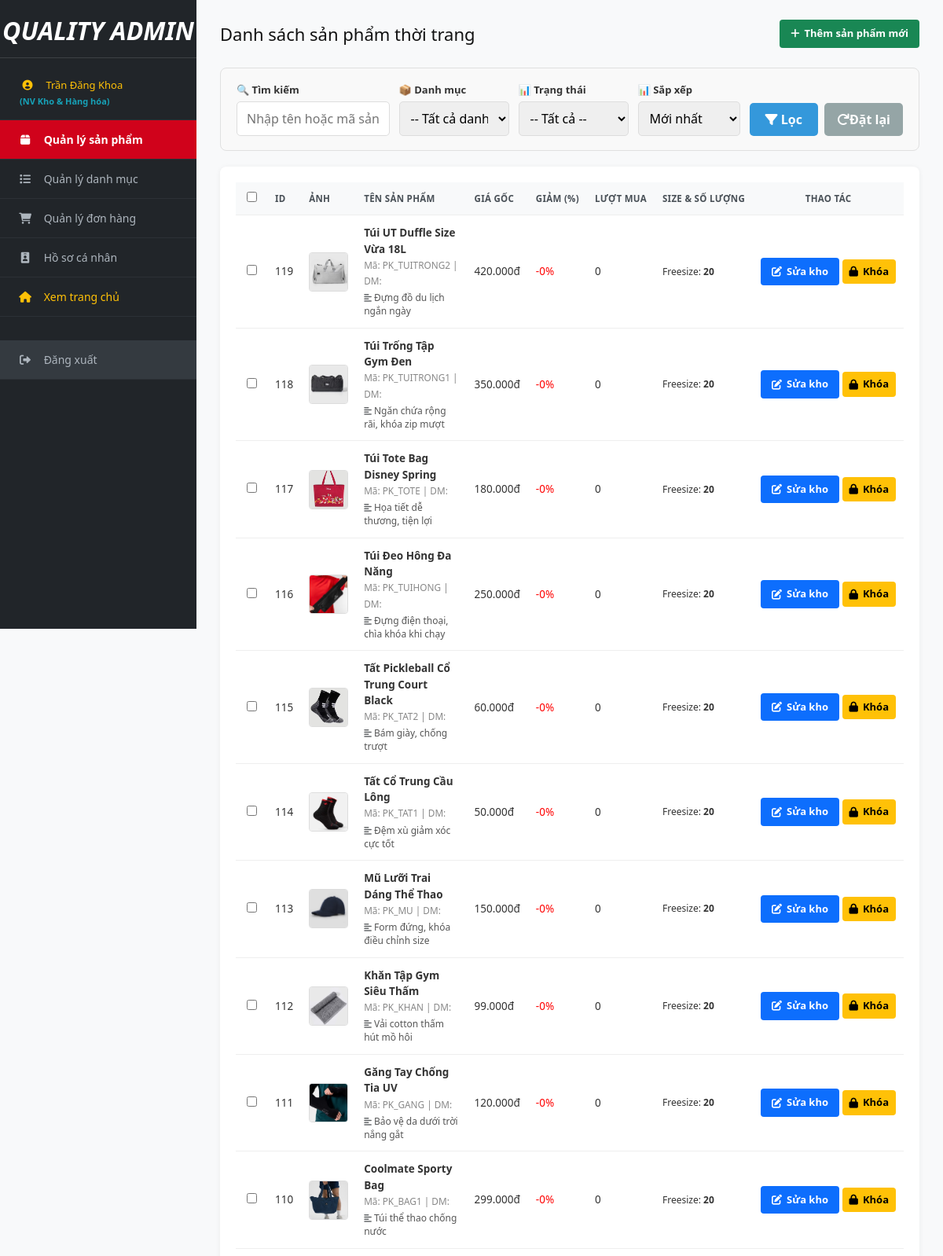
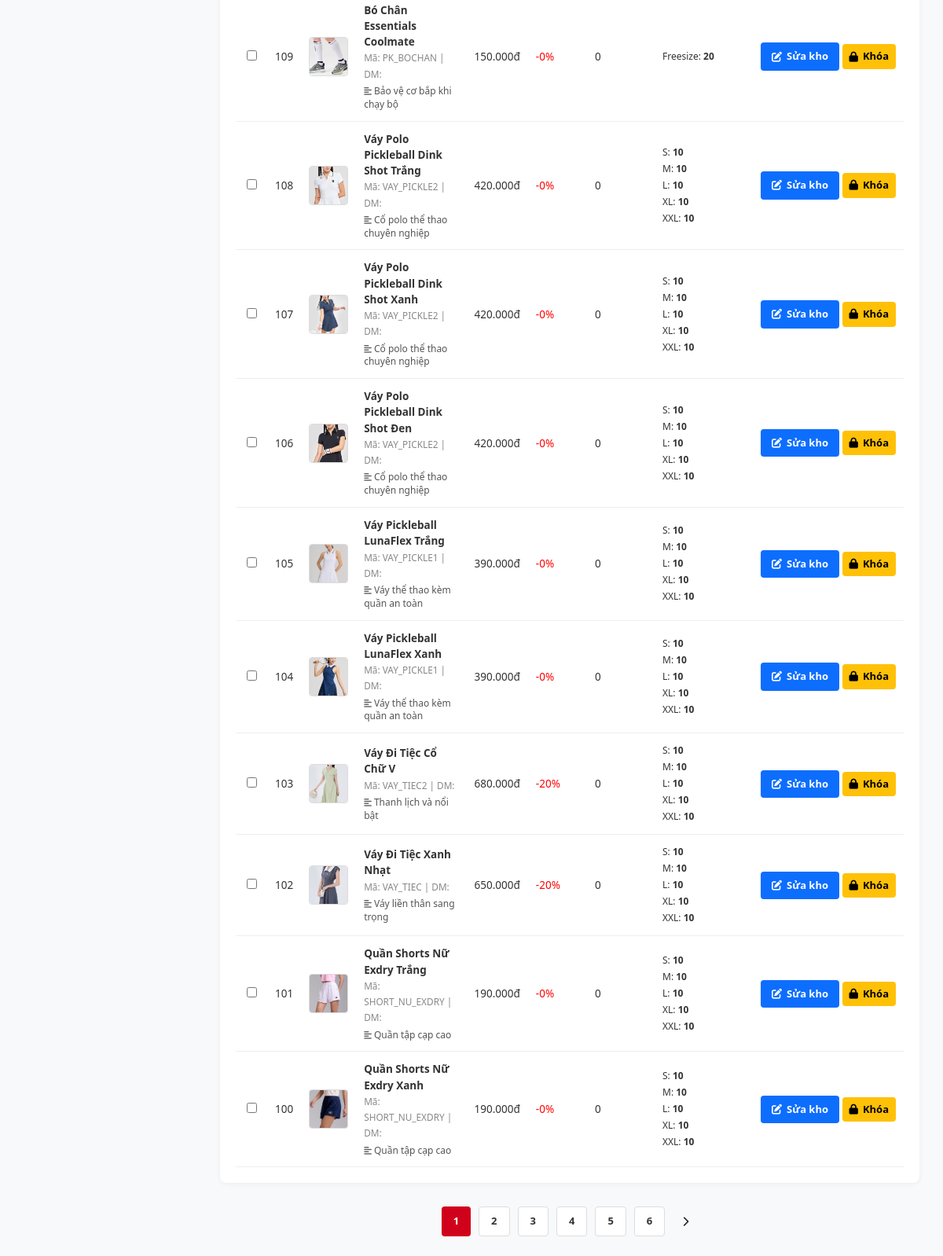
The page /Admin/index.php (signed in) on the database its author committed (2 pictures, top to bottom).
### tables this page shows
CREATE TABLE IF NOT EXISTS `tbl_sanpham` (
  `IdSanPham` int(10) NOT NULL AUTO_INCREMENT,
  `MaSanPham` varchar(20) NOT NULL,
  `TenSanPham` varchar(200) NOT NULL,
  `IdDanhMuc` int(10) NOT NULL,
  `GioiTinh` varchar(20) NOT NULL,
  `HinhAnh` varchar(200) NOT NULL,
  `DonGia` int(10) NOT NULL,
  `TiLeGiamGia` int(4) NOT NULL DEFAULT '0',
  `MoTa` text NOT NULL,
  `LuotMua` int(11) NOT NULL DEFAULT '0',
  `LuotXem` int(11) NOT NULL DEFAULT '0',
  PRIMARY KEY (`IdSanPham`),
  KEY `IdDanhMuc` (`IdDanhMuc`)
);

### Admin/index.php (called while the page is built)
<?php
require_once __DIR__ . '/qlmathang/index.php';
?>

### model/mathang.php (called while the page is built, shortened)
<?php
class MATHANG {
    public static function sapxepkichthuoc(&$sizes) {
        $order = [
            '3xs' => 1, '2xs' => 2, 'xs' => 3,
            's' => 4, 'm' => 5, 'l' => 6,
            'xl' => 7, '2xl' => 8, 'xxl' => 9,
            '3xl' => 10, 'xxxl' => 11, '4xl' => 12, '5xl' => 13,
            'freesize' => 99
        ];
        usort($sizes, function($a, $b) use ($order) {
            $keyA = is_array($a) ? ($a['KichThuoc'] ?? '') : (is_object($a) ? ($a->KichThuoc ?? '') : (string)$a);
            $keyB = is_array($b) ? ($b['KichThuoc'] ?? '') : (is_object($b) ? ($b->KichThuoc ?? '') : (string)$b);
            $normA = strtolower(trim($keyA));
            $normB = strtolower(trim($keyB));
            $rankA = $order[$normA] ?? (is_numeric($normA) ? 20 + (int)$normA : 50);
            $rankB = $order[$normB] ?? (is_numeric($normB) ? 20 + (int)$normB : 50);
            return ($rankA < $rankB) ? -1 : 1;
        });
    }
    public function laykichthuoctheosanpham($id_sanpham) {
        $db = DATABASE::connect();
        try {
            $sql = "SELECT KichThuoc, SUM(SoLuong) as TongSoLuong
                    FROM tbl_bienthe
                    WHERE IdSanPham = :id
                    GROUP BY KichThuoc
                    ORDER BY
                        CASE UPPER(TRIM(KichThuoc))
                            WHEN '3XS' THEN 1
                            WHEN '2XS' THEN 2
                            WHEN 'XS' THEN 3
                            WHEN 'S' THEN 4
                            WHEN 'M' THEN 5
                            WHEN 'L' THEN 6
                            WHEN 'XL' THEN 7
                            WHEN '2XL' THEN 8
                            WHEN 'XXL' THEN 9
                            WHEN '3XL' THEN 10
                            WHEN 'XXXL' THEN 11
                            WHEN '4XL' THEN 12
                            WHEN '5XL' THEN 13
                            WHEN 'FREESIZE' THEN 99
                            ELSE 50
                        END,
                        CAST(KichThuoc AS UNSIGNED) ASC,
                        KichThuoc ASC";
            $cmd = $db->prepare($sql);
            $cmd->bindValue(":id", (int)$id_sanpham, PDO::PARAM_INT);
            $cmd->execute();
            $res = $cmd->fetchAll();
            self::sapxepkichthuoc($res);
            return $res;
        } catch (PDOException $e) {
            return [];
        }
    }
}
?>

### Admin/qlmathang/main.php (the view, shortened to what this page needs)
<?php
require_once __DIR__ . '/../inc/top.php';
require_once __DIR__ . '/../../model/mathang.php';
$mh = new MATHANG();
$search = trim($_GET['search'] ?? '');
$status = $_GET['status'] ?? 'all';
$sort = $_GET['sort'] ?? 'newest';
$items_per_page = 20;
$page = max(1, (int)($_GET['page'] ?? 1));
$offset = ($page - 1) * $items_per_page;
$db = DATABASE::connect();
$where_clauses = [];
$where_sql = !empty($where_clauses) ? "WHERE " . implode(" AND ", $where_clauses) : "";
$order_sql = "ORDER BY sp.IdSanPham DESC";
$count_cmd = $db->prepare("SELECT COUNT(*) as total FROM tbl_sanpham sp LEFT JOIN tbl_danhmuc dm ON sp.IdDanhMuc = dm.IdDanhMuc $where_sql");
$count_cmd->execute();
$total_items = (int)($count_cmd->fetch()['total'] ?? 0);
$total_pages = ceil($total_items / $items_per_page);
$select_cmd = $db->prepare("SELECT sp.*, dm.TenDanhMuc FROM tbl_sanpham sp LEFT JOIN tbl_danhmuc dm ON sp.IdDanhMuc = dm.IdDanhMuc $where_sql $order_sql LIMIT :limit OFFSET :offset");
$select_cmd->bindValue(':limit', $items_per_page, PDO::PARAM_INT);
$select_cmd->bindValue(':offset', $offset, PDO::PARAM_INT);
$select_cmd->execute();
$products = $select_cmd->fetchAll();
?>
<div class="header-page">
    <h1>Danh sách sản phẩm thời trang</h1>
    <?php if (in_array($userRole, [1, 3])): ?>
    <a href="/Thoi-Trang-Quality/Admin/them_sanpham.php" class="btn btn-add"><i class="fa fa-plus"></i> Thêm sản phẩm mới</a>
    <?php endif; ?>
</div>
<div style="background: #f9f9f9; padding: 18px 20px; border-radius: 8px; margin-bottom: 20px; border: 1px solid #e0e0e0; box-sizing: border-box;">
    <form method="GET" style="display: flex; gap: 12px; flex-wrap: wrap; align-items: flex-end;">
        <div style="flex: 2; min-width: 180px;">
            <label style="font-weight: 600; display: block; margin-bottom: 5px; font-size: 13px;">🔍 Tìm kiếm</label>
            <input type="text" name="search" placeholder="Nhập tên hoặc mã sản phẩm..." value="<?= htmlspecialchars($search) ?>" style="width: 100%; padding: 9px 12px; border: 1px solid #ddd; border-radius: 5px; box-sizing: border-box;">
        </div>
        <div style="flex: 1; min-width: 140px;">
            <label style="font-weight: 600; display: block; margin-bottom: 5px; font-size: 13px;">📦 Danh mục</label>
            <select name="category" style="width: 100%; padding: 9px 10px; border: 1px solid #ddd; border-radius: 5px; box-sizing: border-box;">
                <option value="0">-- Tất cả danh mục --</option>
            </select>
        </div>
        <div style="flex: 1; min-width: 140px;">
            <label style="font-weight: 600; display: block; margin-bottom: 5px; font-size: 13px;">📊 Trạng thái</label>
            <select name="status" style="width: 100%; padding: 9px 10px; border: 1px solid #ddd; border-radius: 5px; box-sizing: border-box;">
                <option value="all" <?= ($status == 'all') ? 'selected' : '' ?>>-- Tất cả --</option>
            </select>
        </div>
        <div style="flex: 1; min-width: 130px;">
            <label style="font-weight: 600; display: block; margin-bottom: 5px; font-size: 13px;">📊 Sắp xếp</label>
            <select name="sort" style="width: 100%; padding: 9px 10px; border: 1px solid #ddd; border-radius: 5px; box-sizing: border-box;">
                <option value="newest" <?= ($sort == 'newest') ? 'selected' : '' ?>>Mới nhất</option>
            </select>
        </div>
        <div style="display: flex; gap: 8px;">
            <button type="submit" style="background: #3498db; color: white; padding: 9px 20px; border: none; border-radius: 5px; cursor: pointer; font-weight: 600; white-space: nowrap;">
                <i class="fa fa-filter"></i> Lọc
            </button>
            <a href="?" style="background: #95a5a6; color: white; padding: 9px 16px; border-radius: 5px; text-decoration: none; font-weight: 600; white-space: nowrap; display: inline-flex; align-items: center;">
                <i class="fa fa-redo"></i> Đặt lại
            </a>
        </div>
    </form>
</div>
<div class="table-container">
    <form id="products-form">
        <table class="table-wide">
            <thead>
                <tr>
                    <th style="width: 40px; text-align: center;">
                        <input type="checkbox" id="check-all" onchange="toggleAllCheckboxes()">
                    </th>
                    <th>ID</th>
                    <th>Ảnh</th>
                    <th>Tên sản phẩm</th>
                    <th>Giá gốc</th>
                    <th>Giảm (%)</th>
                    <th>Lượt mua</th>
                    <th>Size & Số lượng</th>
                    <th style="text-align: center;">Thao tác</th>
                </tr>
            </thead>
            <tbody>
                <?php if (!empty($products)): ?>
                    <?php foreach ($products as $row):
                        $link_anh = str_replace(' ', '%20', $row['HinhAnh']);
                        $sizes = $mh->laykichthuoctheosanpham($row['IdSanPham']);
                        $size_html = '';
                        if (!empty($sizes)) {
                            foreach ($sizes as $s) {
                                $size_html .= '<span style="display:block; margin: 3px 0;">'
                                    . htmlspecialchars($s['KichThuoc']) . ': <strong>' . $s['TongSoLuong'] . '</strong></span>';
                            }
                        } else {
                            $size_html = '<span style="color: #e74c3c;">Chưa có size</span>';
                        }
                    ?>
                    <?php
                        $isLocked = !empty($row['Khoa']);
                    ?>
                        <tr style="<?= $isLocked ? 'background: #fff5f5; opacity: 0.88;' : '' ?>">
                            <td style="text-align: center;"><input type="checkbox" name="selected_ids[]" value="<?= $row['IdSanPham'] ?>" onchange="updateBulkActions()"></td>
                            <td><?= $row['IdSanPham'] ?></td>
                            <td><img src="/Thoi-Trang-Quality/TrangTin/<?= $link_anh ?>" class="img-product"></td>
                            <td>
                                <strong><?= htmlspecialchars($row['TenSanPham']) ?></strong>
                                <br>
                                <small style="color:#888;">Mã: <?= htmlspecialchars($row['MaSanPham']) ?> | DM: <?= htmlspecialchars($row['TenDanhMuc'] ?? '') ?></small>
                                <?php if (!empty(trim($row['MoTa'] ?? ''))): ?>
                                    <div style="font-size: 12px; color: #555; margin-top: 4px; max-width: 280px; line-height: 1.4; display: -webkit-box; -webkit-line-clamp: 2; -webkit-box-orient: vertical; overflow: hidden;" title="<?= htmlspecialchars($row['MoTa']) ?>">
                                        <i class="fa fa-align-left text-muted" style="font-size: 11px;"></i> <?= htmlspecialchars($row['MoTa']) ?>
                                    </div>
                                <?php endif; ?>
                            </td>
                            <td><?= number_format($row['DonGia'], 0, ',', '.') ?>đ</td>
                            <td><span style="color:red;">-<?= $row['TiLeGiamGia'] ?>%</span></td>
                            <td><?= $row['LuotMua'] ?></td>
                            <td style="padding: 10px; font-size: 12px;"><?= $size_html ?></td>
                            <td style="text-align: center; white-space: nowrap;">
                                <?php if ($userRole == 1): ?>
                                    <a href="/Thoi-Trang-Quality/Admin/SuaSanPham.php?id=<?= $row['IdSanPham'] ?>" class="btn btn-edit"><i class="fa fa-edit"></i> Sửa</a>
                                    <a href="?action=khoa&id=<?= $row['IdSanPham'] ?>" class="btn" style="background: <?= $isLocked ? '#28a745' : '#ffc107' ?>; color: <?= $isLocked ? '#fff' : '#000' ?>; padding: 6px 9px;" onclick="return confirm('<?= $isLocked ? 'Mở khóa bán sản phẩm này?' : 'Khóa (tạm dừng kinh doanh / ẩn) sản phẩm này?' ?>');" title="<?= $isLocked ? 'Mở khóa bán' : 'Khóa sản phẩm' ?>">
                                        <?= $isLocked ? '<i class="fa fa-unlock"></i> Mở' : '<i class="fa fa-lock"></i> Khóa' ?>
                                    </a>
                                    <a href="?action=xoa&id=<?= $row['IdSanPham'] ?>" class="btn btn-delete" onclick="return confirm('Bạn có chắc chắn muốn xóa sản phẩm này?');"><i class="fa fa-trash"></i> Xóa</a>
                                <?php elseif ($userRole == 3): ?>
                                    <a href="/Thoi-Trang-Quality/Admin/SuaSanPham.php?id=<?= $row['IdSanPham'] ?>" class="btn btn-edit"><i class="fa fa-edit"></i> Sửa kho</a>
                                    <a href="?action=khoa&id=<?= $row['IdSanPham'] ?>" class="btn" style="background: <?= $isLocked ? '#28a745' : '#ffc107' ?>; color: <?= $isLocked ? '#fff' : '#000' ?>; padding: 6px 9px;" onclick="return confirm('<?= $isLocked ? 'Mở khóa bán sản phẩm này?' : 'Khóa (tạm dừng kinh doanh / ẩn) sản phẩm này?' ?>');" title="<?= $isLocked ? 'Mở khóa bán' : 'Khóa sản phẩm' ?>">
                                        <?= $isLocked ? '<i class="fa fa-unlock"></i> Mở' : '<i class="fa fa-lock"></i> Khóa' ?>
                                    </a>
                                <?php else: ?>
                                    <span style="font-size: 12px; color: #6c757d; font-style: italic;"><i class="fa fa-eye"></i> Chỉ xem</span>
                                <?php endif; ?>
                            </td>
                        </tr>
                    <?php endforeach; ?>
                <?php else: ?>
                    <tr><td colspan="9" style="text-align:center; padding: 50px;">Chưa có sản phẩm nào trong kho hàng.</td></tr>
                <?php endif; ?>
            </tbody>
        </table>
    </form>
</div>
<?php if ($total_pages > 1): ?>
<div style="display: flex; justify-content: center; gap: 10px; margin-top: 30px; flex-wrap: wrap;">
    <?php
    $query_params = '?page=PAGE';
    if (!empty($sort)) $query_params .= '&sort=' . $sort;
    for ($i = 1; $i <= $total_pages; $i++) {
        if ($i == $page) {
            echo '<span class="btn" style="background: #d0021b; color: white; padding: 8px 15px;">' . $i . '</span>';
        } else {
            echo '<a href="' . str_replace('PAGE', $i, $query_params) . '" class="btn" style="background: white; border: 1px solid #ddd; padding: 8px 15px; color: #333;">' . $i . '</a>';
        }
    }
    if ($page < $total_pages) {
        echo '<a href="' . str_replace('PAGE', $page + 1, $query_params) . '" class="btn" style="padding: 8px 12px;"><i class="fa fa-chevron-right"></i></a>';
    }
    ?>
</div>
<?php endif; ?>
<?php require_once __DIR__ . '/../inc/bottom.php'; ?>

### Admin/assets/admin.css (style rules this page uses)
*, *::before, *::after { box-sizing: border-box; }
html { width: 100%; }
a { text-decoration: none; }
body { margin: 0; padding: 0; font-family: 'Segoe UI', Arial, sans-serif; background: #f8f9fa; color: #333; width: 100%; min-height: 100vh; display: flex; overflow-x: hidden; }
.header-page { display: flex; justify-content: space-between; align-items: center; margin-bottom: 25px; flex-wrap: wrap; gap: 15px; }
.header-page h1 { margin: 0; font-size: 22px; color: #111; }
.btn { padding: 8px 14px; border-radius: 4px; text-decoration: none; font-weight: 600; font-size: 13px; display: inline-flex; align-items: center; gap: 6px; border: none; cursor: pointer; transition: all 0.2s ease; white-space: nowrap; }
.btn-add { background: #198754; color: #fff; }
.btn-edit { background: #0d6efd; color: #fff; }
.table-container { background: #fff; padding: 20px; border-radius: 8px; box-shadow: 0 1px 6px rgba(0,0,0,0.06); overflow-x: auto; max-width: 100%; width: 100%; box-sizing: border-box; -webkit-overflow-scrolling: touch; }
table { width: 100%; border-collapse: collapse; }
.table-wide { min-width: 850px; }
th, td { padding: 12px 10px; text-align: left; border-bottom: 1px solid #eee; font-size: 13.5px; vertical-align: middle; }
th { background: #f8f9fa; color: #495057; text-transform: uppercase; font-size: 11.5px; font-weight: 700; letter-spacing: 0.3px; white-space: nowrap; }
.img-product { width: 50px; height: 50px; object-fit: cover; border-radius: 4px; border: 1px solid #ddd; }

### rows shown on the page
tbl_sanpham: IdSanPham "119", HinhAnh (picture), TenSanPham "Túi UT Duffle Size Vừa 18L", MaSanPham "PK_TUITRONG2", MoTa "Đựng đồ du lịch ngắn ngày", DonGia "420.000", TiLeGiamGia "0", LuotMua "0", KichThuoc "Freesize", TongSoLuong "20"
tbl_sanpham: IdSanPham "118", HinhAnh (picture), TenSanPham "Túi Trống Tập Gym Đen", MaSanPham "PK_TUITRONG1", MoTa "Ngăn chứa rộng rãi, khóa zip mượt", DonGia "350.000", TiLeGiamGia "0", LuotMua "0", KichThuoc "Freesize", TongSoLuong "20"
tbl_sanpham: IdSanPham "117", HinhAnh (picture), TenSanPham "Túi Tote Bag Disney Spring", MaSanPham "PK_TOTE", MoTa "Họa tiết dễ thương, tiện lợi", DonGia "180.000", TiLeGiamGia "0", LuotMua "0", KichThuoc "Freesize", TongSoLuong "20"
tbl_sanpham: IdSanPham "116", HinhAnh (picture), TenSanPham "Túi Đeo Hông Đa Năng", MaSanPham "PK_TUIHONG", MoTa "Đựng điện thoại, chìa khóa khi chạy", DonGia "250.000", TiLeGiamGia "0", LuotMua "0", KichThuoc "Freesize", TongSoLuong "20"
tbl_sanpham: IdSanPham "115", HinhAnh (picture), TenSanPham "Tất Pickleball Cổ Trung Court Black", MaSanPham "PK_TAT2", MoTa "Bám giày, chống trượt", DonGia "60.000", TiLeGiamGia "0", LuotMua "0", KichThuoc "Freesize", TongSoLuong "20"
tbl_sanpham: IdSanPham "114", HinhAnh (picture), TenSanPham "Tất Cổ Trung Cầu Lông", MaSanPham "PK_TAT1", MoTa "Đệm xù giảm xóc cực tốt", DonGia "50.000", TiLeGiamGia "0", LuotMua "0", KichThuoc "Freesize", TongSoLuong "20"
tbl_sanpham: IdSanPham "113", HinhAnh (picture), TenSanPham "Mũ Lưỡi Trai Dáng Thể Thao", MaSanPham "PK_MU", MoTa "Form đứng, khóa điều chỉnh size", DonGia "150.000", TiLeGiamGia "0", LuotMua "0", KichThuoc "Freesize", TongSoLuong "20"
tbl_sanpham: IdSanPham "112", HinhAnh (picture), TenSanPham "Khăn Tập Gym Siêu Thấm", MaSanPham "PK_KHAN", MoTa "Vải cotton thấm hút mồ hôi", DonGia "99.000", TiLeGiamGia "0", LuotMua "0", KichThuoc "Freesize", TongSoLuong "20"
tbl_sanpham: IdSanPham "111", HinhAnh (picture), TenSanPham "Găng Tay Chống Tia UV", MaSanPham "PK_GANG", MoTa "Bảo vệ da dưới trời nắng gắt", DonGia "120.000", TiLeGiamGia "0", LuotMua "0", KichThuoc "Freesize", TongSoLuong "20"
tbl_sanpham: IdSanPham "110", HinhAnh (picture), TenSanPham "Coolmate Sporty Bag", MaSanPham "PK_BAG1", MoTa "Túi thể thao chống nước", DonGia "299.000", TiLeGiamGia "0", LuotMua "0", KichThuoc "Freesize", TongSoLuong "20"
tbl_sanpham: IdSanPham "109", HinhAnh (picture), TenSanPham "Bó Chân Essentials Coolmate", MaSanPham "PK_BOCHAN", MoTa "Bảo vệ cơ bắp khi chạy bộ", DonGia "150.000", TiLeGiamGia "0", LuotMua "0", KichThuoc "Freesize", TongSoLuong "20"
tbl_sanpham: IdSanPham "108", HinhAnh (picture), TenSanPham "Váy Polo Pickleball Dink Shot Trắng", MaSanPham "VAY_PICKLE2", MoTa "Cổ polo thể thao chuyên nghiệp", DonGia "420.000", TiLeGiamGia "0", LuotMua "0", KichThuoc "S", TongSoLuong "10", KichThuoc "M", KichThuoc "L", KichThuoc "XL", KichThuoc "XXL"
tbl_sanpham: IdSanPham "107", HinhAnh (picture), TenSanPham "Váy Polo Pickleball Dink Shot Xanh", MaSanPham "VAY_PICKLE2", MoTa "Cổ polo thể thao chuyên nghiệp", DonGia "420.000", TiLeGiamGia "0", LuotMua "0", KichThuoc "S", TongSoLuong "10", KichThuoc "M", KichThuoc "L", KichThuoc "XL", KichThuoc "XXL"
tbl_sanpham: IdSanPham "106", HinhAnh (picture), TenSanPham "Váy Polo Pickleball Dink Shot Đen", MaSanPham "VAY_PICKLE2", MoTa "Cổ polo thể thao chuyên nghiệp", DonGia "420.000", TiLeGiamGia "0", LuotMua "0", KichThuoc "S", TongSoLuong "10", KichThuoc "M", KichThuoc "L", KichThuoc "XL", KichThuoc "XXL"
tbl_sanpham: IdSanPham "105", HinhAnh (picture), TenSanPham "Váy Pickleball LunaFlex Trắng", MaSanPham "VAY_PICKLE1", MoTa "Váy thể thao kèm quần an toàn", DonGia "390.000", TiLeGiamGia "0", LuotMua "0", KichThuoc "S", TongSoLuong "10", KichThuoc "M", KichThuoc "L", KichThuoc "XL", KichThuoc "XXL"
tbl_sanpham: IdSanPham "104", HinhAnh (picture), TenSanPham "Váy Pickleball LunaFlex Xanh", MaSanPham "VAY_PICKLE1", MoTa "Váy thể thao kèm quần an toàn", DonGia "390.000", TiLeGiamGia "0", LuotMua "0", KichThuoc "S", TongSoLuong "10", KichThuoc "M", KichThuoc "L", KichThuoc "XL", KichThuoc "XXL"
tbl_sanpham: IdSanPham "103", HinhAnh (picture), TenSanPham "Váy Đi Tiệc Cổ Chữ V", MaSanPham "VAY_TIEC2", MoTa "Thanh lịch và nổi bật", DonGia "680.000", TiLeGiamGia "20", LuotMua "0", KichThuoc "S", TongSoLuong "10", KichThuoc "M", KichThuoc "L", KichThuoc "XL", KichThuoc "XXL"
tbl_sanpham: IdSanPham "102", HinhAnh (picture), TenSanPham "Váy Đi Tiệc Xanh Nhạt", MaSanPham "VAY_TIEC", MoTa "Váy liền thân sang trọng", DonGia "650.000", TiLeGiamGia "20", LuotMua "0", KichThuoc "S", TongSoLuong "10", KichThuoc "M", KichThuoc "L", KichThuoc "XL", KichThuoc "XXL"
tbl_sanpham: IdSanPham "101", HinhAnh (picture), TenSanPham "Quần Shorts Nữ Exdry Trắng", MaSanPham "SHORT_NU_EXDRY", MoTa "Quần tập cạp cao", DonGia "190.000", TiLeGiamGia "0", LuotMua "0", KichThuoc "S", TongSoLuong "10", KichThuoc "M", KichThuoc "L", KichThuoc "XL", KichThuoc "XXL"
tbl_sanpham: IdSanPham "100", HinhAnh (picture), TenSanPham "Quần Shorts Nữ Exdry Xanh", MaSanPham "SHORT_NU_EXDRY", MoTa "Quần tập cạp cao", DonGia "190.000", TiLeGiamGia "0", LuotMua "0", KichThuoc "S", TongSoLuong "10", KichThuoc "M", KichThuoc "L", KichThuoc "XL", KichThuoc "XXL"

### other values the page prints
$_SESSION['user_name'] "Trần Đăng Khoa"
$displayRole "NV Kho & Hàng hóa"
